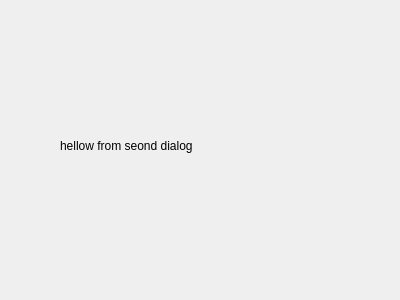
<?xml version="1.0" encoding="UTF-8"?>
<ui version="4.0">
 <class>SecDialog</class>
 <widget class="QDialog" name="SecDialog">
  <property name="geometry">
   <rect>
    <x>0</x>
    <y>0</y>
    <width>400</width>
    <height>300</height>
   </rect>
  </property>
  <property name="windowTitle">
   <string>Dialog</string>
  </property>
  <widget class="QLabel" name="label">
   <property name="geometry">
    <rect>
     <x>60</x>
     <y>120</y>
     <width>151</width>
     <height>51</height>
    </rect>
   </property>
   <property name="text">
    <string>hellow from seond dialog</string>
   </property>
  </widget>
 </widget>
 <resources/>
 <connections/>
</ui>
